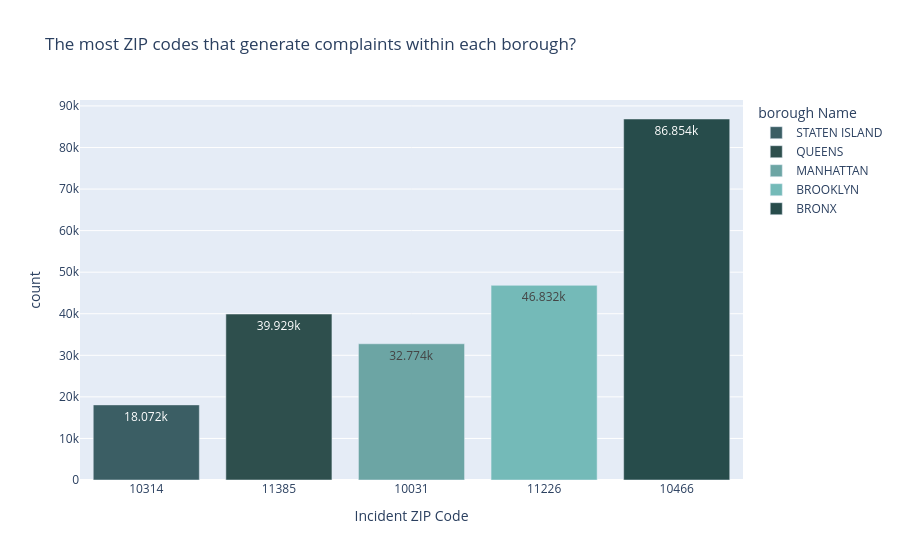

The code cell stored with this chart in its notebook:
### Code cell
px.bar(data_frame= plot_df, x='incident_zip', color='borough',y ='count'
        , labels={'incident_zip' : 'Incident ZIP Code', 'borough' :'borough Name' } , text_auto=True,
        title='The most ZIP codes that generate complaints within each borough?' ,color_discrete_sequence= ["#3B5E64" ,"#2E4F4D" ,"#6CA5A4" ,"#74BAB8" ,"#274C4B"])

### Figure 1 — Plotly figure (JSON) as saved in the notebook; plotly's stock layout.template omitted (floating-point values rounded to 4 significant figures)
{"data": [{"hovertemplate": "borough Name=STATEN ISLAND<br>Incident ZIP Code=%{x}<br>count=%{y}<extra></extra>", "legendgroup": "STATEN ISLAND", "marker": {"color": "#3B5E64", "pattern": {"shape": ""}}, "name": "STATEN ISLAND", "orientation": "v", "showlegend": true, "textposition": "auto", "texttemplate": "%{y}", "type": "bar", "x": ["10314"], "xaxis": "x", "y": [18072], "yaxis": "y"}, {"hovertemplate": "borough Name=QUEENS<br>Incident ZIP Code=%{x}<br>count=%{y}<extra></extra>", "legendgroup": "QUEENS", "marker": {"color": "#2E4F4D", "pattern": {"shape": ""}}, "name": "QUEENS", "orientation": "v", "showlegend": true, "textposition": "auto", "texttemplate": "%{y}", "type": "bar", "x": ["11385"], "xaxis": "x", "y": [39929], "yaxis": "y"}, {"hovertemplate": "borough Name=MANHATTAN<br>Incident ZIP Code=%{x}<br>count=%{y}<extra></extra>", "legendgroup": "MANHATTAN", "marker": {"color": "#6CA5A4", "pattern": {"shape": ""}}, "name": "MANHATTAN", "orientation": "v", "showlegend": true, "textposition": "auto", "texttemplate": "%{y}", "type": "bar", "x": ["10031"], "xaxis": "x", "y": [32774], "yaxis": "y"}, {"hovertemplate": "borough Name=BROOKLYN<br>Incident ZIP Code=%{x}<br>count=%{y}<extra></extra>", "legendgroup": "BROOKLYN", "marker": {"color": "#74BAB8", "pattern": {"shape": ""}}, "name": "BROOKLYN", "orientation": "v", "showlegend": true, "textposition": "auto", "texttemplate": "%{y}", "type": "bar", "x": ["11226"], "xaxis": "x", "y": [46832], "yaxis": "y"}, {"hovertemplate": "borough Name=BRONX<br>Incident ZIP Code=%{x}<br>count=%{y}<extra></extra>", "legendgroup": "BRONX", "marker": {"color": "#274C4B", "pattern": {"shape": ""}}, "name": "BRONX", "orientation": "v", "showlegend": true, "textposition": "auto", "texttemplate": "%{y}", "type": "bar", "x": ["10466"], "xaxis": "x", "y": [86854], "yaxis": "y"}], "layout": {"barmode": "relative", "legend": {"title": {"text": "borough Name"}, "tracegroupgap": 0}, "title": {"text": "The most ZIP codes that generate complaints within each borough?"}, "xaxis": {"anchor": "y", "domain": [0, 1], "title": {"text": "Incident ZIP Code"}}, "yaxis": {"anchor": "x", "domain": [0, 1], "title": {"text": "count"}}}}
